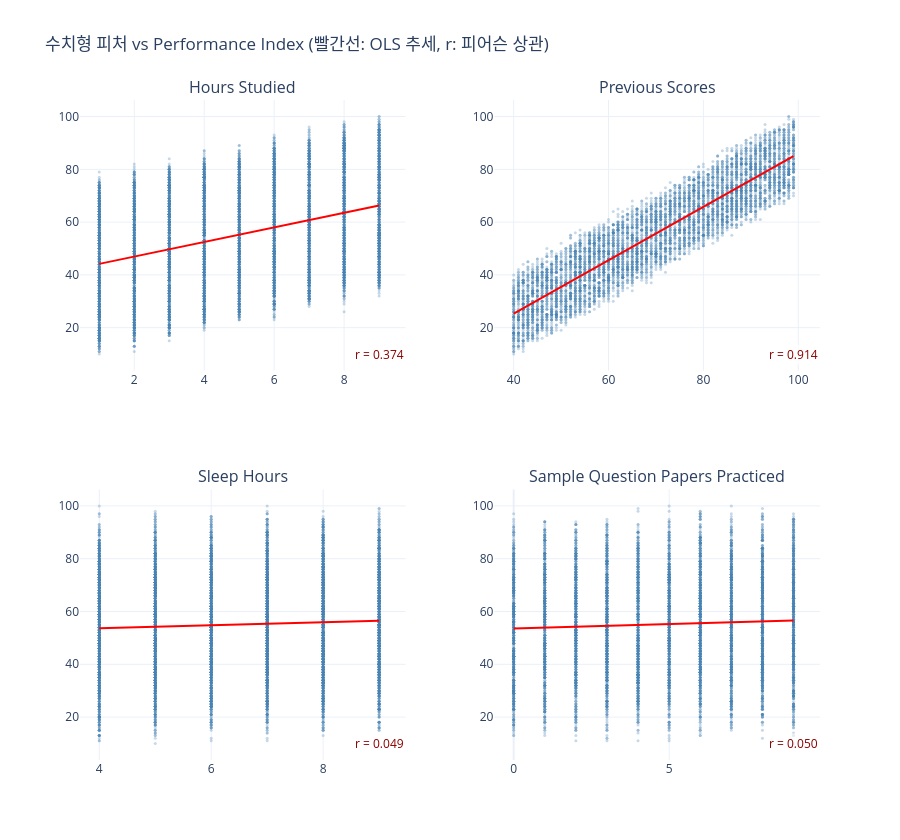

This figure's notebook cell:
### Markdown cell above
## Step 3) 피처별 관계 분석

### Code cell
from plotly.subplots import make_subplots
import plotly.graph_objects as go

# 4개 scatter를 2x2 서브플롯으로 한 화면에 비교
feat_cols_scatter = [c for c in numeric_cols if c != TARGET_COL]
n_cols_sp = 2
n_rows_sp = (len(feat_cols_scatter) + 1) // 2

fig_scatter = make_subplots(
    rows=n_rows_sp, cols=n_cols_sp,
    subplot_titles=feat_cols_scatter,
    horizontal_spacing=0.12,
    vertical_spacing=0.18,
)

for i, col in enumerate(feat_cols_scatter):
    r = i // n_cols_sp + 1
    c = i % n_cols_sp + 1

    # 산점도
    fig_scatter.add_trace(
        go.Scatter(
            x=df[col], y=df[TARGET_COL],
            mode='markers',
            marker=dict(size=3, opacity=0.3, color='steelblue'),
            name=col, showlegend=False,
        ),
        row=r, col=c,
    )

    # OLS 추세선 (np.polyfit 사용 — statsmodels 없이도 동작)
    m, b = np.polyfit(df[col], df[TARGET_COL], 1)
    x_line = np.array([df[col].min(), df[col].max()])
    y_line = m * x_line + b
    fig_scatter.add_trace(
        go.Scatter(
            x=x_line, y=y_line,
            mode='lines',
            line=dict(color='red', width=2),
            name=f'trend_{col}', showlegend=False,
        ),
        row=r, col=c,
    )

    # 상관계수 annotation
    corr_val = df[[col, TARGET_COL]].corr().iloc[0, 1]
    fig_scatter.add_annotation(
        text=f'r = {corr_val:.3f}',
        xref=f'x{i+1}', yref=f'y{i+1}',
        x=df[col].max(), y=df[TARGET_COL].min(),
        showarrow=False,
        font=dict(size=12, color='darkred'),
        bgcolor='rgba(255,255,255,0.7)',
        row=r, col=c,
    )

fig_scatter.update_layout(
    title_text=f'수치형 피처 vs {TARGET_COL} (빨간선: OLS 추세, r: 피어슨 상관)',
    height=420 * n_rows_sp,
    template='plotly_white',
)
fig_scatter.show()

### Figure 1 — Plotly figure (JSON) as saved in the notebook; plotly's stock layout.template omitted (floating-point values rounded to 4 significant figures; data arrays with more than 128 entries replaced by an {"elided": "..."} marker saying what was removed)
{"data": [{"marker": {"color": "steelblue", "opacity": 0.3, "size": 3}, "mode": "markers", "name": "Hours Studied", "showlegend": false, "type": "scatter", "x": {"elided": "7000 int values"}, "xaxis": "x", "y": {"elided": "7000 float values"}, "yaxis": "y"}, {"line": {"color": "red", "width": 2}, "mode": "lines", "name": "trend_Hours Studied", "showlegend": false, "type": "scatter", "x": [1, 9], "xaxis": "x", "y": [44.17, 66.3], "yaxis": "y"}, {"marker": {"color": "steelblue", "opacity": 0.3, "size": 3}, "mode": "markers", "name": "Previous Scores", "showlegend": false, "type": "scatter", "x": {"elided": "7000 int values"}, "xaxis": "x2", "y": {"elided": "7000 float values"}, "yaxis": "y2"}, {"line": {"color": "red", "width": 2}, "mode": "lines", "name": "trend_Previous Scores", "showlegend": false, "type": "scatter", "x": [40, 99], "xaxis": "x2", "y": [25.3, 85.03], "yaxis": "y2"}, {"marker": {"color": "steelblue", "opacity": 0.3, "size": 3}, "mode": "markers", "name": "Sleep Hours", "showlegend": false, "type": "scatter", "x": {"elided": "7000 int values"}, "xaxis": "x3", "y": {"elided": "7000 float values"}, "yaxis": "y3"}, {"line": {"color": "red", "width": 2}, "mode": "lines", "name": "trend_Sleep Hours", "showlegend": false, "type": "scatter", "x": [4, 9], "xaxis": "x3", "y": [53.69, 56.47], "yaxis": "y3"}, {"marker": {"color": "steelblue", "opacity": 0.3, "size": 3}, "mode": "markers", "name": "Sample Question Papers Practiced", "showlegend": false, "type": "scatter", "x": {"elided": "7000 int values"}, "xaxis": "x4", "y": {"elided": "7000 float values"}, "yaxis": "y4"}, {"line": {"color": "red", "width": 2}, "mode": "lines", "name": "trend_Sample Question Papers Practiced", "showlegend": false, "type": "scatter", "x": [0, 9], "xaxis": "x4", "y": [53.56, 56.56], "yaxis": "y4"}], "layout": {"annotations": [{"font": {"size": 16}, "showarrow": false, "text": "Hours Studied", "x": 0.22, "xanchor": "center", "xref": "paper", "y": 1, "yanchor": "bottom", "yref": "paper"}, {"font": {"size": 16}, "showarrow": false, "text": "Previous Scores", "x": 0.78, "xanchor": "center", "xref": "paper", "y": 1, "yanchor": "bottom", "yref": "paper"}, {"font": {"size": 16}, "showarrow": false, "text": "Sleep Hours", "x": 0.22, "xanchor": "center", "xref": "paper", "y": 0.41, "yanchor": "bottom", "yref": "paper"}, {"font": {"size": 16}, "showarrow": false, "text": "Sample Question Papers Practiced", "x": 0.78, "xanchor": "center", "xref": "paper", "y": 0.41, "yanchor": "bottom", "yref": "paper"}, {"bgcolor": "rgba(255,255,255,0.7)", "font": {"color": "darkred", "size": 12}, "showarrow": false, "text": "r = 0.374", "x": 9, "xref": "x", "y": 10, "yref": "y"}, {"bgcolor": "rgba(255,255,255,0.7)", "font": {"color": "darkred", "size": 12}, "showarrow": false, "text": "r = 0.914", "x": 99, "xref": "x2", "y": 10, "yref": "y2"}, {"bgcolor": "rgba(255,255,255,0.7)", "font": {"color": "darkred", "size": 12}, "showarrow": false, "text": "r = 0.049", "x": 9, "xref": "x3", "y": 10, "yref": "y3"}, {"bgcolor": "rgba(255,255,255,0.7)", "font": {"color": "darkred", "size": 12}, "showarrow": false, "text": "r = 0.050", "x": 9, "xref": "x4", "y": 10, "yref": "y4"}], "height": 840, "title": {"text": "수치형 피처 vs Performance Index (빨간선: OLS 추세, r: 피어슨 상관)"}, "xaxis": {"anchor": "y", "domain": [0, 0.44]}, "xaxis2": {"anchor": "y2", "domain": [0.56, 1]}, "xaxis3": {"anchor": "y3", "domain": [0, 0.44]}, "xaxis4": {"anchor": "y4", "domain": [0.56, 1]}, "yaxis": {"anchor": "x", "domain": [0.59, 1]}, "yaxis2": {"anchor": "x2", "domain": [0.59, 1]}, "yaxis3": {"anchor": "x3", "domain": [0, 0.41]}, "yaxis4": {"anchor": "x4", "domain": [0, 0.41]}}}
